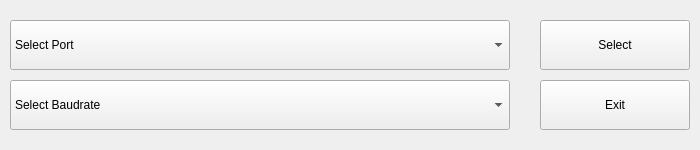
<?xml version="1.0" encoding="UTF-8"?>
<ui version="4.0">
 <class>Form</class>
 <widget class="QWidget" name="Form">
  <property name="geometry">
   <rect>
    <x>0</x>
    <y>0</y>
    <width>700</width>
    <height>150</height>
   </rect>
  </property>
  <property name="windowTitle">
   <string>Port/Baudrate Selection</string>
  </property>
  <widget class="QPushButton" name="selectButton">
   <property name="geometry">
    <rect>
     <x>540</x>
     <y>20</y>
     <width>150</width>
     <height>50</height>
    </rect>
   </property>
   <property name="text">
    <string>Select</string>
   </property>
  </widget>
  <widget class="QPushButton" name="exitButton">
   <property name="geometry">
    <rect>
     <x>540</x>
     <y>80</y>
     <width>150</width>
     <height>50</height>
    </rect>
   </property>
   <property name="text">
    <string>Exit</string>
   </property>
  </widget>
  <widget class="QComboBox" name="portsList">
   <property name="geometry">
    <rect>
     <x>10</x>
     <y>20</y>
     <width>500</width>
     <height>50</height>
    </rect>
   </property>
   <item>
    <property name="text">
     <string>Select Port</string>
    </property>
   </item>
  </widget>
  <widget class="QComboBox" name="baudratesList">
   <property name="geometry">
    <rect>
     <x>10</x>
     <y>80</y>
     <width>500</width>
     <height>50</height>
    </rect>
   </property>
   <property name="contextMenuPolicy">
    <enum>Qt::PreventContextMenu</enum>
   </property>
   <property name="acceptDrops">
    <bool>false</bool>
   </property>
   <property name="placeholderText">
    <string/>
   </property>
   <item>
    <property name="text">
     <string>Select Baudrate</string>
    </property>
   </item>
  </widget>
 </widget>
 <resources/>
 <connections/>
</ui>
